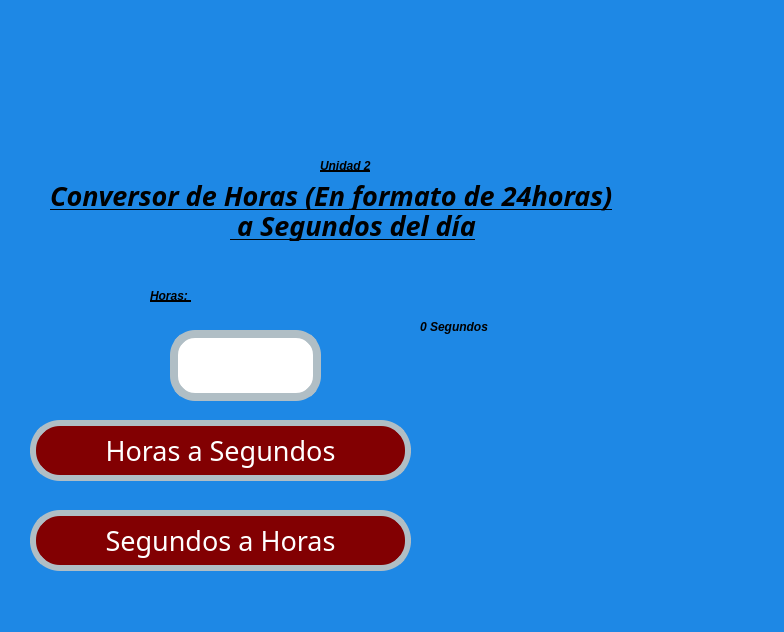
<?xml version="1.0" encoding="UTF-8"?>
<ui version="4.0">
 <class>MainWindow</class>
 <widget class="QMainWindow" name="MainWindow">
  <property name="geometry">
   <rect>
    <x>0</x>
    <y>0</y>
    <width>784</width>
    <height>632</height>
   </rect>
  </property>
  <property name="font">
   <font>
    <pointsize>1</pointsize>
   </font>
  </property>
  <property name="windowTitle">
   <string>MainWindow</string>
  </property>
  <property name="styleSheet">
   <string notr="true">background-color: #1E88E5 </string>
  </property>
  <widget class="QWidget" name="centralwidget">
   <widget class="QLabel" name="lbl_imagenUat">
    <property name="geometry">
     <rect>
      <x>0</x>
      <y>0</y>
      <width>331</width>
      <height>121</height>
     </rect>
    </property>
    <property name="styleSheet">
     <string notr="true"/>
    </property>
    <property name="text">
     <string/>
    </property>
    <property name="pixmap">
     <pixmap resource="../../Archivos/Recursos.qrc">:/Logos/log_uat_nuevo.png</pixmap>
    </property>
    <property name="scaledContents">
     <bool>true</bool>
    </property>
   </widget>
   <widget class="QLabel" name="lbl_imagenFi">
    <property name="geometry">
     <rect>
      <x>570</x>
      <y>0</y>
      <width>211</width>
      <height>141</height>
     </rect>
    </property>
    <property name="styleSheet">
     <string notr="true"/>
    </property>
    <property name="text">
     <string/>
    </property>
    <property name="pixmap">
     <pixmap resource="../../Archivos/Recursos.qrc">:/Logos/FIT_logo_vertical.png</pixmap>
    </property>
    <property name="scaledContents">
     <bool>true</bool>
    </property>
   </widget>
   <widget class="QLabel" name="lbl_imagenGatos">
    <property name="geometry">
     <rect>
      <x>470</x>
      <y>410</y>
      <width>311</width>
      <height>171</height>
     </rect>
    </property>
    <property name="styleSheet">
     <string notr="true"/>
    </property>
    <property name="text">
     <string/>
    </property>
    <property name="pixmap">
     <pixmap resource="../../Archivos/Recursos.qrc">:/Images/Gatos.png</pixmap>
    </property>
    <property name="scaledContents">
     <bool>true</bool>
    </property>
   </widget>
   <widget class="QPushButton" name="btn_Sh">
    <property name="geometry">
     <rect>
      <x>30</x>
      <y>510</y>
      <width>381</width>
      <height>61</height>
     </rect>
    </property>
    <property name="font">
     <font>
      <family>Forte</family>
      <pointsize>20</pointsize>
      <weight>50</weight>
      <italic>false</italic>
      <bold>false</bold>
     </font>
    </property>
    <property name="styleSheet">
     <string notr="true">font: 20pt &quot;Forte&quot;;
background-color: rgb(130, 0, 2);
color: rgb(255, 255, 255);
border-radius:30px;
border:6px solid #B0BEC5;</string>
    </property>
    <property name="text">
     <string>Segundos a Horas</string>
    </property>
   </widget>
   <widget class="QPushButton" name="btn_Hs">
    <property name="geometry">
     <rect>
      <x>30</x>
      <y>420</y>
      <width>381</width>
      <height>61</height>
     </rect>
    </property>
    <property name="font">
     <font>
      <family>Forte</family>
      <pointsize>20</pointsize>
      <weight>50</weight>
      <italic>false</italic>
      <bold>false</bold>
     </font>
    </property>
    <property name="styleSheet">
     <string notr="true">font: 20pt &quot;Forte&quot;;
background-color: rgb(130, 0, 2);
color: rgb(255, 255, 255);
border-radius:30px;
border:6px solid #B0BEC5;</string>
    </property>
    <property name="text">
     <string>Horas a Segundos</string>
    </property>
   </widget>
   <widget class="QLabel" name="lbl_Tiempo">
    <property name="geometry">
     <rect>
      <x>150</x>
      <y>280</y>
      <width>201</width>
      <height>31</height>
     </rect>
    </property>
    <property name="styleSheet">
     <string notr="true">text-decoration: underline;
font: 20pt &quot;Forte&quot;;
color:rgb(0, 0, 0);
border-radius: 10px;
font-weight: bold;
font-style: italic;</string>
    </property>
    <property name="text">
     <string>Horas: </string>
    </property>
   </widget>
   <widget class="QLabel" name="lbl_ValorTiempo">
    <property name="geometry">
     <rect>
      <x>420</x>
      <y>320</y>
      <width>281</width>
      <height>91</height>
     </rect>
    </property>
    <property name="styleSheet">
     <string notr="true">font: 75 20pt &quot;Forte&quot;;
                   color: black;
                   border-radius: 10px;
                   font-weight: bold;
                   font-style: italic;</string>
    </property>
    <property name="text">
     <string>0 Segundos</string>
    </property>
    <property name="alignment">
     <set>Qt::AlignLeading|Qt::AlignLeft|Qt::AlignTop</set>
    </property>
    <property name="wordWrap">
     <bool>true</bool>
    </property>
   </widget>
   <widget class="QLineEdit" name="txt_Valor">
    <property name="geometry">
     <rect>
      <x>170</x>
      <y>330</y>
      <width>151</width>
      <height>71</height>
     </rect>
    </property>
    <property name="contextMenuPolicy">
     <enum>Qt::PreventContextMenu</enum>
    </property>
    <property name="whatsThis">
     <string/>
    </property>
    <property name="styleSheet">
     <string notr="true">background-color:rgb(255, 255, 255);
color:rgb(0, 0, 0);
border-radius:25px;
border:8px solid #B0BEC5;
font: 75 16pt &quot;MS Shell Dlg 2&quot;;
</string>
    </property>
    <property name="text">
     <string/>
    </property>
    <property name="maxLength">
     <number>32774</number>
    </property>
    <property name="cursorPosition">
     <number>0</number>
    </property>
    <property name="dragEnabled">
     <bool>false</bool>
    </property>
    <property name="readOnly">
     <bool>false</bool>
    </property>
    <property name="clearButtonEnabled">
     <bool>false</bool>
    </property>
   </widget>
   <widget class="QLabel" name="lbl_titulo">
    <property name="geometry">
     <rect>
      <x>50</x>
      <y>180</y>
      <width>681</width>
      <height>31</height>
     </rect>
    </property>
    <property name="font">
     <font>
      <family>Forte</family>
      <pointsize>20</pointsize>
      <weight>75</weight>
      <italic>true</italic>
      <bold>true</bold>
      <underline>true</underline>
     </font>
    </property>
    <property name="styleSheet">
     <string notr="true">text-decoration: underline;
font: 20pt &quot;Forte&quot;;
color:rgb(0, 0, 0);
border-radius: 10px;
font-weight: bold;
font-style: italic;</string>
    </property>
    <property name="text">
     <string>Conversor de Horas (En formato de 24horas)</string>
    </property>
   </widget>
   <widget class="QLabel" name="lbl_Unidad2">
    <property name="geometry">
     <rect>
      <x>320</x>
      <y>150</y>
      <width>141</width>
      <height>31</height>
     </rect>
    </property>
    <property name="styleSheet">
     <string notr="true">text-decoration: underline;
font: 20pt &quot;Forte&quot;;
color:rgb(0, 0, 0);
border-radius: 10px;
font-weight: bold;
font-style: italic;</string>
    </property>
    <property name="text">
     <string>Unidad 2</string>
    </property>
   </widget>
   <widget class="QLabel" name="lbl_titulo_2">
    <property name="geometry">
     <rect>
      <x>230</x>
      <y>210</y>
      <width>311</width>
      <height>31</height>
     </rect>
    </property>
    <property name="font">
     <font>
      <family>Forte</family>
      <pointsize>20</pointsize>
      <weight>75</weight>
      <italic>true</italic>
      <bold>true</bold>
      <underline>true</underline>
     </font>
    </property>
    <property name="styleSheet">
     <string notr="true">text-decoration: underline;
font: 20pt &quot;Forte&quot;;
color:rgb(0, 0, 0);
border-radius: 10px;
font-weight: bold;
font-style: italic;</string>
    </property>
    <property name="text">
     <string> a Segundos del día</string>
    </property>
   </widget>
  </widget>
  <widget class="QMenuBar" name="menubar">
   <property name="geometry">
    <rect>
     <x>0</x>
     <y>0</y>
     <width>784</width>
     <height>26</height>
    </rect>
   </property>
  </widget>
  <widget class="QStatusBar" name="statusbar"/>
 </widget>
 <resources>
  <include location="../../Archivos/Recursos.qrc"/>
  <include location="../Recursos.qrc"/>
 </resources>
 <connections/>
</ui>
